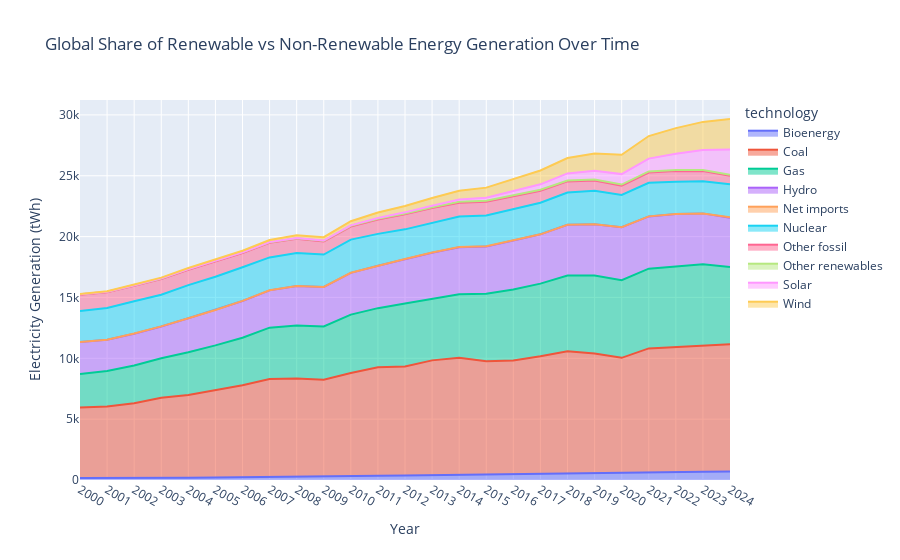

Here is the notebook cell this chart was saved with:
### Code cell
# compare with total sum of coutntries
total_yearly_gen = df_generation_country.groupby(['technology', 'year']).agg(
    total_yearly_gen = pd.NamedAgg(column="generation_twh", aggfunc="sum") 
).reset_index()

# Plot Electricity Generation Over Time based on sum of all countries yearly
fig = px.area(total_yearly_gen, x='year', y='total_yearly_gen', color='technology',
                  title='Global Share of Renewable vs Non-Renewable Energy Generation Over Time')
fig.update_layout(xaxis_title='Year', yaxis_title='Electricity Generation (tWh)')
fig.show() # for interactive image
# save_static_img(fig, DATA_DIR / "eda_interim" / "figures" / "global_generation_share_over_time.png") # since github doesn't render px plots

### Figure 1 — Plotly figure (JSON) as saved in the notebook; plotly's stock layout.template omitted (floating-point values rounded to 4 significant figures)
{"data": [{"fillpattern": {"shape": ""}, "hovertemplate": "technology=Bioenergy<br>year=%{x}<br>total_yearly_gen=%{y}<extra></extra>", "legendgroup": "Bioenergy", "line": {"color": "#636efa"}, "marker": {"symbol": "circle"}, "mode": "lines", "name": "Bioenergy", "orientation": "v", "showlegend": true, "stackgroup": "1", "type": "scatter", "x": ["2000", "2001", "2002", "2003", "2004", "2005", "2006", "2007", "2008", "2009", "2010", "2011", "2012", "2013", "2014", "2015", "2016", "2017", "2018", "2019", "2020", "2021", "2022", "2023", "2024"], "xaxis": "x", "y": [154.4, 149.7, 163.0, 176.5, 192.5, 212.8, 226.7, 249.2, 266.3, 286.5, 327.1, 345.2, 374.1, 406.6, 442.8, 472.3, 482.4, 507.9, 538.3, 566.7, 601.8, 655.7, 669.8, 680.0, 692.6], "yaxis": "y"}, {"fillpattern": {"shape": ""}, "hovertemplate": "technology=Coal<br>year=%{x}<br>total_yearly_gen=%{y}<extra></extra>", "legendgroup": "Coal", "line": {"color": "#EF553B"}, "marker": {"symbol": "circle"}, "mode": "lines", "name": "Coal", "orientation": "v", "showlegend": true, "stackgroup": "1", "type": "scatter", "x": ["2000", "2001", "2002", "2003", "2004", "2005", "2006", "2007", "2008", "2009", "2010", "2011", "2012", "2013", "2014", "2015", "2016", "2017", "2018", "2019", "2020", "2021", "2022", "2023", "2024"], "xaxis": "x", "y": [5809.0, 5891.0, 6144.0, 6575.0, 6797.0, 7167.0, 7567.0, 8052.0, 8074.0, 7951.0, 8458.0, 8911.0, 8960.0, 9424.0, 9604.0, 9284.0, 9328.0, 9655.0, 10030.0, 9827.0, 9438.0, 10160.0, 10240.0, 10370.0, 10460.0], "yaxis": "y"}, {"fillpattern": {"shape": ""}, "hovertemplate": "technology=Gas<br>year=%{x}<br>total_yearly_gen=%{y}<extra></extra>", "legendgroup": "Gas", "line": {"color": "#00cc96"}, "marker": {"symbol": "circle"}, "mode": "lines", "name": "Gas", "orientation": "v", "showlegend": true, "stackgroup": "1", "type": "scatter", "x": ["2000", "2001", "2002", "2003", "2004", "2005", "2006", "2007", "2008", "2009", "2010", "2011", "2012", "2013", "2014", "2015", "2016", "2017", "2018", "2019", "2020", "2021", "2022", "2023", "2024"], "xaxis": "x", "y": [2746.0, 2915.0, 3105.0, 3256.0, 3503.0, 3681.0, 3901.0, 4219.0, 4361.0, 4382.0, 4808.0, 4866.0, 5161.0, 5058.0, 5214.0, 5540.0, 5850.0, 5974.0, 6225.0, 6401.0, 6382.0, 6557.0, 6630.0, 6680.0, 6356.0], "yaxis": "y"}, {"fillpattern": {"shape": ""}, "hovertemplate": "technology=Hydro<br>year=%{x}<br>total_yearly_gen=%{y}<extra></extra>", "legendgroup": "Hydro", "line": {"color": "#ab63fa"}, "marker": {"symbol": "circle"}, "mode": "lines", "name": "Hydro", "orientation": "v", "showlegend": true, "stackgroup": "1", "type": "scatter", "x": ["2000", "2001", "2002", "2003", "2004", "2005", "2006", "2007", "2008", "2009", "2010", "2011", "2012", "2013", "2014", "2015", "2016", "2017", "2018", "2019", "2020", "2021", "2022", "2023", "2024"], "xaxis": "x", "y": [2630.0, 2564.0, 2612.0, 2612.0, 2803.0, 2912.0, 3018.0, 3063.0, 3245.0, 3241.0, 3428.0, 3488.0, 3660.0, 3791.0, 3871.0, 3882.0, 4015.0, 4054.0, 4177.0, 4228.0, 4347.0, 4289.0, 4323.0, 4182.0, 4033.0], "yaxis": "y"}, {"fillpattern": {"shape": ""}, "hovertemplate": "technology=Net imports<br>year=%{x}<br>total_yearly_gen=%{y}<extra></extra>", "legendgroup": "Net imports", "line": {"color": "#FFA15A"}, "marker": {"symbol": "circle"}, "mode": "lines", "name": "Net imports", "orientation": "v", "showlegend": true, "stackgroup": "1", "type": "scatter", "x": ["2000", "2001", "2002", "2003", "2004", "2005", "2006", "2007", "2008", "2009", "2010", "2011", "2012", "2013", "2014", "2015", "2016", "2017", "2018", "2019", "2020", "2021", "2022", "2023", "2024"], "xaxis": "x", "y": [10.17, 8.81, 8.73, 2.28, 0.86, -0.64, 2.92, 4.44, 2.03, 7.83, 3.36, 3.39, 7.5, 15.44, 15.93, 21.84, 8.44, -5.45, -4.71, -12.23, -0.91, 4.99, -2.59, -15.94, 39.52], "yaxis": "y"}, {"fillpattern": {"shape": ""}, "hovertemplate": "technology=Nuclear<br>year=%{x}<br>total_yearly_gen=%{y}<extra></extra>", "legendgroup": "Nuclear", "line": {"color": "#19d3f3"}, "marker": {"symbol": "circle"}, "mode": "lines", "name": "Nuclear", "orientation": "v", "showlegend": true, "stackgroup": "1", "type": "scatter", "x": ["2000", "2001", "2002", "2003", "2004", "2005", "2006", "2007", "2008", "2009", "2010", "2011", "2012", "2013", "2014", "2015", "2016", "2017", "2018", "2019", "2020", "2021", "2022", "2023", "2024"], "xaxis": "x", "y": [2540.0, 2613.0, 2655.0, 2601.0, 2719.0, 2727.0, 2762.0, 2703.0, 2695.0, 2657.0, 2726.0, 2610.0, 2432.0, 2449.0, 2499.0, 2533.0, 2571.0, 2594.0, 2659.0, 2754.0, 2648.0, 2762.0, 2640.0, 2647.0, 2726.0], "yaxis": "y"}, {"fillpattern": {"shape": ""}, "hovertemplate": "technology=Other fossil<br>year=%{x}<br>total_yearly_gen=%{y}<extra></extra>", "legendgroup": "Other fossil", "line": {"color": "#FF6692"}, "marker": {"symbol": "circle"}, "mode": "lines", "name": "Other fossil", "orientation": "v", "showlegend": true, "stackgroup": "1", "type": "scatter", "x": ["2000", "2001", "2002", "2003", "2004", "2005", "2006", "2007", "2008", "2009", "2010", "2011", "2012", "2013", "2014", "2015", "2016", "2017", "2018", "2019", "2020", "2021", "2022", "2023", "2024"], "xaxis": "x", "y": [1323.0, 1284.0, 1271.0, 1295.0, 1262.0, 1277.0, 1175.0, 1195.0, 1171.0, 1070.0, 1078.0, 1186.0, 1238.0, 1196.0, 1142.0, 1132.0, 1084.0, 992.5, 907.2, 853.5, 775.1, 841.0, 887.1, 840.8, 688.8], "yaxis": "y"}, {"fillpattern": {"shape": ""}, "hovertemplate": "technology=Other renewables<br>year=%{x}<br>total_yearly_gen=%{y}<extra></extra>", "legendgroup": "Other renewables", "line": {"color": "#B6E880"}, "marker": {"symbol": "circle"}, "mode": "lines", "name": "Other renewables", "orientation": "v", "showlegend": true, "stackgroup": "1", "type": "scatter", "x": ["2000", "2001", "2002", "2003", "2004", "2005", "2006", "2007", "2008", "2009", "2010", "2011", "2012", "2013", "2014", "2015", "2016", "2017", "2018", "2019", "2020", "2021", "2022", "2023", "2024"], "xaxis": "x", "y": [43.65, 44.15, 45.83, 46.61, 48.26, 48.59, 50.76, 52.81, 56.59, 58.66, 59.71, 61.08, 62.83, 64.32, 69.53, 73.08, 75.87, 78.82, 81.71, 82.95, 86.12, 86.33, 87.91, 87.72, 79.32], "yaxis": "y"}, {"fillpattern": {"shape": ""}, "hovertemplate": "technology=Solar<br>year=%{x}<br>total_yearly_gen=%{y}<extra></extra>", "legendgroup": "Solar", "line": {"color": "#FF97FF"}, "marker": {"symbol": "circle"}, "mode": "lines", "name": "Solar", "orientation": "v", "showlegend": true, "stackgroup": "1", "type": "scatter", "x": ["2000", "2001", "2002", "2003", "2004", "2005", "2006", "2007", "2008", "2009", "2010", "2011", "2012", "2013", "2014", "2015", "2016", "2017", "2018", "2019", "2020", "2021", "2022", "2023", "2024"], "xaxis": "x", "y": [1.03, 1.37, 1.71, 2.1, 2.78, 3.94, 5.41, 7.28, 11.84, 19.81, 32.21, 63.61, 96.98, 131.9, 197.8, 256.4, 327.8, 445.0, 575.2, 705.3, 857.4, 1054.0, 1330.0, 1649.0, 2092.0], "yaxis": "y"}, {"fillpattern": {"shape": ""}, "hovertemplate": "technology=Wind<br>year=%{x}<br>total_yearly_gen=%{y}<extra></extra>", "legendgroup": "Wind", "line": {"color": "#FECB52"}, "marker": {"symbol": "circle"}, "mode": "lines", "name": "Wind", "orientation": "v", "showlegend": true, "stackgroup": "1", "type": "scatter", "x": ["2000", "2001", "2002", "2003", "2004", "2005", "2006", "2007", "2008", "2009", "2010", "2011", "2012", "2013", "2014", "2015", "2016", "2017", "2018", "2019", "2020", "2021", "2022", "2023", "2024"], "xaxis": "x", "y": [31.14, 38.18, 52.22, 63.19, 85.46, 104.4, 133.2, 171.1, 220.8, 276.2, 345.9, 439.9, 529.2, 634.1, 706.0, 829.5, 960.2, 1139.0, 1268.0, 1421.0, 1591.0, 1857.0, 2107.0, 2309.0, 2496.0], "yaxis": "y"}], "layout": {"legend": {"title": {"text": "technology"}, "tracegroupgap": 0}, "title": {"text": "Global Share of Renewable vs Non-Renewable Energy Generation Over Time"}, "xaxis": {"anchor": "y", "domain": [0, 1], "title": {"text": "Year"}}, "yaxis": {"anchor": "x", "domain": [0, 1], "title": {"text": "Electricity Generation (tWh)"}}}}
